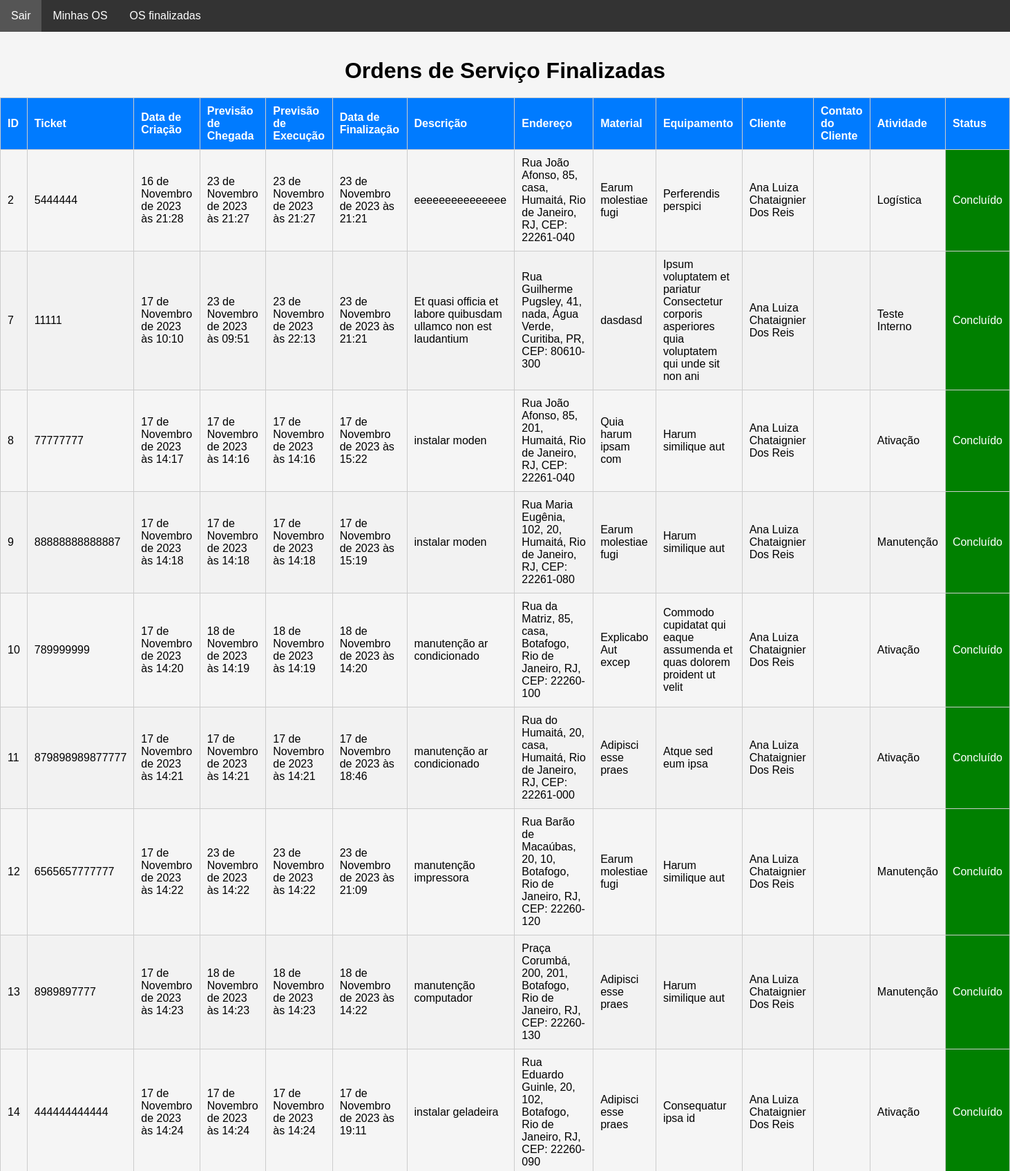
/main/os_finalizadas/ (signed in, upper part), run on the app's committed database.
### staff/models.py (models this page shows, shortened)
class HistoricoOsFinalizada(models.Model):
    ordem_de_servico = models.ForeignKey(
        OrdemDeServico, on_delete=models.CASCADE, related_name="historico_os"
    )
    data_finalizada = models.DateTimeField(auto_now_add=True)
    nome_responsavel = models.CharField(max_length=30, null=False)
    rg_responsavel = models.CharField(max_length=12, null=False)
    observacoes = models.TextField(max_length=400)
    foto = models.ImageField(
        upload_to="img/historico_os_finalizada/", null=True, blank=True
    )
    video = models.FileField(
        upload_to="videos/historico_os_finalizada/", null=True, blank=True
    )

class OrdemDeServico(models.Model):
    ticket = models.CharField(max_length=200, unique=True)
    tecnico = models.ForeignKey(
        CustomUser,
        on_delete=models.CASCADE,
        related_name="ordens_técnico",
        null=True,
        default=None,
    )
    staff = models.ForeignKey(
        CustomUser, on_delete=models.CASCADE, related_name="ordens_staff"
    )
    descricao = models.TextField(max_length=600)
    previsao_chegada = models.DateTimeField(editable=True)
    previsao_execucao = models.DateTimeField(editable=True)
    material = models.CharField(max_length=100, validators=[MinLengthValidator(3)])
    equipamento = models.CharField(max_length=100, validators=[MinLengthValidator(3)])
    data_criacao = models.DateTimeField(auto_now_add=True)
    cliente = models.ForeignKey(Cliente, on_delete=models.CASCADE)
    endereco = models.ForeignKey(Endereco, on_delete=models.CASCADE)
    contrato = models.CharField(max_length=700, null=True, blank=True)
    atividade = models.CharField(max_length=50, choices=ACTIVITY_CHOICES)
    status_tecnico = models.CharField(max_length=50, choices=TECNICAL_CHOICES)
    status = models.CharField(
        max_length=10, choices=STATUS_CHOICES, default="Aguardando"
    )
    atraso_em_minutos = models.CharField(max_length=50, choices=ATRASO_CHOICES)
    atraso_descricao = models.TextField(max_length=400)
    descricao_reagendamento = models.TextField(max_length=400)
    vezes_reagendada = models.IntegerField(default=0)
    aceite = models.BooleanField(default=False)

class Cliente(models.Model):
    nome = models.CharField(max_length=50, validators=[MinLengthValidator(3)])
    rg = models.CharField(max_length=12, validators=[MinLengthValidator(3)])
    telefone1 = models.CharField(max_length=15, validators=[MinLengthValidator(3)])
    telefone2 = models.CharField(max_length=15, validators=[MinLengthValidator(3)])
    def __str__(self):
        return self.nome

### authentication/models.py (models this page shows)
class Endereco(models.Model):
    cep = models.CharField(max_length=10)
    rua = models.CharField(max_length=30, validators=[MinLengthValidator(3)])
    bairro = models.CharField(max_length=20, validators=[MinLengthValidator(3)])
    cidade = models.CharField(max_length=20, validators=[MinLengthValidator(3)])
    estado = models.CharField(max_length=2, choices=STATE_CHOICES)
    numero = models.PositiveIntegerField(validators=[MinValueValidator(1)])
    complemento = models.CharField(max_length=100)
    def __str__(self):
        return f"{self.rua}, {self.numero}, {self.complemento}, {self.bairro}, {self.cidade}, {self.estado}, CEP: {self.cep}"

### main/views.py (the view)
# urls.py: path("os_finalizadas/", views.os_finalizadas, name="os_finalizadas"),
@user_passes_test(is_tecnico)
def os_finalizadas(request):
    try:
        user = request.user
        ordens_finalizadas = OrdemDeServico.objects.filter(
            tecnico=user, status="Concluído"
        )
        historicos = []
        for ordem in ordens_finalizadas:
            historicos_ordem = HistoricoOsFinalizada.objects.filter(
                ordem_de_servico=ordem
            )
            historicos.extend(historicos_ordem)
        return render(
            request,
            "os_finalizadas.html",
            {
                "ordens_finalizadas": ordens_finalizadas,
                "historicos": historicos,
                "user": user,
            },
        )
    except Exception as e:
        return render(request, "error.html", {"error_message": str(e)})

### main/helpers.py (called while the page is built)
def is_tecnico(user):
    return user.groups.filter(name="Técnico").exists()

### main/templates/os_finalizadas.html (shortened to what this page needs)
<!DOCTYPE html>
<html lang="en">
  <head>
  </head>
  <body>
    <nav class="navbar">
      <ul>
          <li><a href="{% url 'sair' %}">Sair</a></li>
          <li><a href="{% url 'minhas_ordens_de_servico' %}">Minhas OS</a></li>
          <li><a href="{% url 'ordens_finalizadas' %}">OS finalizadas</a></li>
      </ul>
  </nav>
  <br>
    <h1>Ordens de Serviço Finalizadas</h1>
    <table>
      <thead>
        <tr>
          <th>ID</th>
          <th>Ticket</th>
          <th>Data de Criação</th>
          <th>Previsão de Chegada</th>
          <th>Previsão de Execução</th>
          <th>Data de Finalização</th>
          <th>Descrição</th>
          <th>Endereço</th>
          <th>Material</th>
          <th>Equipamento</th>
          <th>Cliente</th>
          <th>Contato do Cliente</th>
          <th>Atividade</th>
          <th>Status</th>
        </tr>
      </thead>
      <tbody>
        {% for historico in historicos %}
        <tr>
          <td>{{ historico.ordem_de_servico.id }}</td>
          <td>{{ historico.ordem_de_servico.ticket }}</td>
          <td>{{ historico.ordem_de_servico.data_criacao }}</td>
          <td>{{ historico.ordem_de_servico.previsao_chegada }}</td>
          <td>{{ historico.ordem_de_servico.previsao_execucao }}</td>
          <td>{{ historico.data_finalizada }}</td>
          <td>{{ historico.ordem_de_servico.descricao }}</td>
          <td>{{ historico.ordem_de_servico.endereco }}</td>
          <td>{{ historico.ordem_de_servico.material }}</td>
          <td>{{ historico.ordem_de_servico.equipamento }}</td>
          <td>{{ historico.ordem_de_servico.cliente }}</td>
          <td>{{ historico.ordem_de_servico.contato_cliente }}</td>
          <td>{{ historico.ordem_de_servico.atividade }}</td>
          <td class="status-concluido">{{ historico.ordem_de_servico.status }}</td>
        </tr>
        {% endfor %}
      </tbody>
    </table>
  </body>
</html>

### main/templates/os_finalizadas.html (style rules this page uses)
* { margin: 0; padding: 0; box-sizing: border-box; }
body { font-family: Arial, sans-serif; background-color: #f5f5f5; margin: 0; padding: 0; }
h1 { text-align: center; margin-top: 20px; }
table { width: 100%; border-collapse: collapse; border-spacing: 0; margin: 20px auto; }
table td, table th { padding: 10px; border: 1px solid #ccc; text-align: left; }
table th { background-color: #007bff; color: #fff; }
table tr:nth-child(even) { background-color: #f2f2f2; }
.status-concluido { background-color: green; color: white; }
.navbar { background-color: #333; overflow: hidden; }
.navbar ul { list-style-type: none; }
.navbar li { float: left; }
.navbar a { display: block; color: white; text-align: center; padding: 14px 16px; text-decoration: none; }

### data on the page
HistoricoOsFinalizada: ordem_de_servico.id "2", ordem_de_servico.ticket "5444444", ordem_de_servico.data_criacao "16 de Novembro de 2023 às 21:28", ordem_de_servico.previsao_chegada "23 de Novembro de 2023 às 21:27", ordem_de_servico.previsao_execucao "23 de Novembro de 2023 às 21:27", data_finalizada "23 de Novembro de 2023 às 21:21", ordem_de_servico.descricao "eeeeeeeeeeeeeee", ordem_de_servico.endereco "Rua João Afonso, 85, casa, Humaitá, Rio de Janeiro, RJ, CEP: 22261-040", ordem_de_servico.material "Earum molestiae fugi", ordem_de_servico.equipamento "Perferendis perspici", ordem_de_servico.cliente "Ana Luiza Chataignier Dos Reis", ordem_de_servico.atividade "Logística", ordem_de_servico.status "Concluído"
HistoricoOsFinalizada: ordem_de_servico.id "7", ordem_de_servico.ticket "11111", ordem_de_servico.data_criacao "17 de Novembro de 2023 às 10:10", ordem_de_servico.previsao_chegada "23 de Novembro de 2023 às 09:51", ordem_de_servico.previsao_execucao "23 de Novembro de 2023 às 22:13", data_finalizada "23 de Novembro de 2023 às 21:21", ordem_de_servico.descricao "Et quasi officia et labore quibusdam ullamco non est laudantium", ordem_de_servico.endereco "Rua Guilherme Pugsley, 41, nada, Água Verde, Curitiba, PR, CEP: 80610-300", ordem_de_servico.material "dasdasd", ordem_de_servico.equipamento "Ipsum voluptatem et pariatur Consectetur corporis asperiores quia voluptatem qui unde sit non ani", ordem_de_servico.cliente "Ana Luiza Chataignier Dos Reis", ordem_de_servico.atividade "Teste Interno", ordem_de_servico.status "Concluído"
HistoricoOsFinalizada: ordem_de_servico.id "8", ordem_de_servico.ticket "77777777", ordem_de_servico.data_criacao "17 de Novembro de 2023 às 14:17", ordem_de_servico.previsao_chegada "17 de Novembro de 2023 às 14:16", ordem_de_servico.previsao_execucao "17 de Novembro de 2023 às 14:16", data_finalizada "17 de Novembro de 2023 às 15:22", ordem_de_servico.descricao "instalar moden", ordem_de_servico.endereco "Rua João Afonso, 85, 201, Humaitá, Rio de Janeiro, RJ, CEP: 22261-040", ordem_de_servico.material "Quia harum ipsam com", ordem_de_servico.equipamento "Harum similique aut", ordem_de_servico.cliente "Ana Luiza Chataignier Dos Reis", ordem_de_servico.atividade "Ativação", ordem_de_servico.status "Concluído"
HistoricoOsFinalizada: ordem_de_servico.id "9", ordem_de_servico.ticket "88888888888887", ordem_de_servico.data_criacao "17 de Novembro de 2023 às 14:18", ordem_de_servico.previsao_chegada "17 de Novembro de 2023 às 14:18", ordem_de_servico.previsao_execucao "17 de Novembro de 2023 às 14:18", data_finalizada "17 de Novembro de 2023 às 15:19", ordem_de_servico.descricao "instalar moden", ordem_de_servico.endereco "Rua Maria Eugênia, 102, 20, Humaitá, Rio de Janeiro, RJ, CEP: 22261-080", ordem_de_servico.material "Earum molestiae fugi", ordem_de_servico.equipamento "Harum similique aut", ordem_de_servico.cliente "Ana Luiza Chataignier Dos Reis", ordem_de_servico.atividade "Manutenção", ordem_de_servico.status "Concluído"
HistoricoOsFinalizada: ordem_de_servico.id "10", ordem_de_servico.ticket "789999999", ordem_de_servico.data_criacao "17 de Novembro de 2023 às 14:20", ordem_de_servico.previsao_chegada "18 de Novembro de 2023 às 14:19", ordem_de_servico.previsao_execucao "18 de Novembro de 2023 às 14:19", data_finalizada "18 de Novembro de 2023 às 14:20", ordem_de_servico.descricao "manutenção ar condicionado", ordem_de_servico.endereco "Rua da Matriz, 85, casa, Botafogo, Rio de Janeiro, RJ, CEP: 22260-100", ordem_de_servico.material "Explicabo Aut excep", ordem_de_servico.equipamento "Commodo cupidatat qui eaque assumenda et quas dolorem proident ut velit", ordem_de_servico.cliente "Ana Luiza Chataignier Dos Reis", ordem_de_servico.atividade "Ativação", ordem_de_servico.status "Concluído"
HistoricoOsFinalizada: ordem_de_servico.id "11", ordem_de_servico.ticket "879898989877777", ordem_de_servico.data_criacao "17 de Novembro de 2023 às 14:21", ordem_de_servico.previsao_chegada "17 de Novembro de 2023 às 14:21", ordem_de_servico.previsao_execucao "17 de Novembro de 2023 às 14:21", data_finalizada "17 de Novembro de 2023 às 18:46", ordem_de_servico.descricao "manutenção ar condicionado", ordem_de_servico.endereco "Rua do Humaitá, 20, casa, Humaitá, Rio de Janeiro, RJ, CEP: 22261-000", ordem_de_servico.material "Adipisci esse praes", ordem_de_servico.equipamento "Atque sed eum ipsa", ordem_de_servico.cliente "Ana Luiza Chataignier Dos Reis", ordem_de_servico.atividade "Ativação", ordem_de_servico.status "Concluído"
HistoricoOsFinalizada: ordem_de_servico.id "12", ordem_de_servico.ticket "6565657777777", ordem_de_servico.data_criacao "17 de Novembro de 2023 às 14:22", ordem_de_servico.previsao_chegada "23 de Novembro de 2023 às 14:22", ordem_de_servico.previsao_execucao "23 de Novembro de 2023 às 14:22", data_finalizada "23 de Novembro de 2023 às 21:09", ordem_de_servico.descricao "manutenção impressora", ordem_de_servico.endereco "Rua Barão de Macaúbas, 20, 10, Botafogo, Rio de Janeiro, RJ, CEP: 22260-120", ordem_de_servico.material "Earum molestiae fugi", ordem_de_servico.equipamento "Harum similique aut", ordem_de_servico.cliente "Ana Luiza Chataignier Dos Reis", ordem_de_servico.atividade "Manutenção", ordem_de_servico.status "Concluído"
HistoricoOsFinalizada: ordem_de_servico.id "13", ordem_de_servico.ticket "8989897777", ordem_de_servico.data_criacao "17 de Novembro de 2023 às 14:23", ordem_de_servico.previsao_chegada "18 de Novembro de 2023 às 14:23", ordem_de_servico.previsao_execucao "18 de Novembro de 2023 às 14:23", data_finalizada "18 de Novembro de 2023 às 14:22", ordem_de_servico.descricao "manutenção computador", ordem_de_servico.endereco "Praça Corumbá, 200, 201, Botafogo, Rio de Janeiro, RJ, CEP: 22260-130", ordem_de_servico.material "Adipisci esse praes", ordem_de_servico.equipamento "Harum similique aut", ordem_de_servico.cliente "Ana Luiza Chataignier Dos Reis", ordem_de_servico.atividade "Manutenção", ordem_de_servico.status "Concluído"
HistoricoOsFinalizada: ordem_de_servico.id "14", ordem_de_servico.ticket "444444444444", ordem_de_servico.data_criacao "17 de Novembro de 2023 às 14:24", ordem_de_servico.previsao_chegada "17 de Novembro de 2023 às 14:24", ordem_de_servico.previsao_execucao "17 de Novembro de 2023 às 14:24", data_finalizada "17 de Novembro de 2023 às 19:11", ordem_de_servico.descricao "instalar geladeira", ordem_de_servico.endereco "Rua Eduardo Guinle, 20, 102, Botafogo, Rio de Janeiro, RJ, CEP: 22260-090", ordem_de_servico.material "Adipisci esse praes", ordem_de_servico.equipamento "Consequatur ipsa id", ordem_de_servico.cliente "Ana Luiza Chataignier Dos Reis", ordem_de_servico.atividade "Ativação", ordem_de_servico.status "Concluído"
